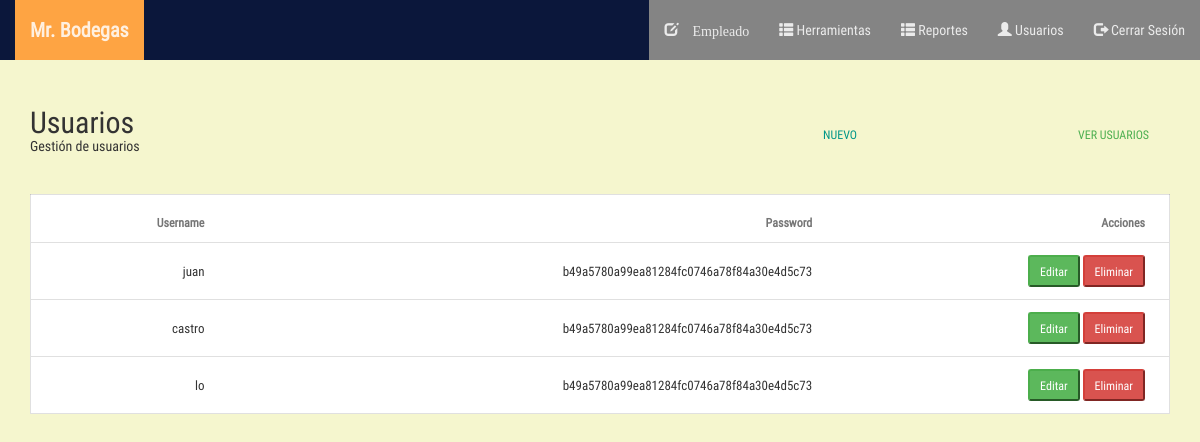
Page /views/indexAdmin.php (signed in) on the committed database.
### tables this page shows
CREATE TABLE `usuario` (
  `idUsuario` int(11) NOT NULL,
  `nombreUsuario` varchar(200) NOT NULL,
  `password` varchar(200) NOT NULL,
  `salt` varchar(200) DEFAULT NULL,
  `estado` int(11) DEFAULT NULL,
  `fechaRegistro` date DEFAULT NULL,
  `fechaModificacion` datetime DEFAULT NULL,
  `fechaEliminacion` date DEFAULT NULL,
  `Rol_idRol` int(11) NOT NULL
);

### model/Conexion.php (called while the page is built, shortened)
<?php
		function conectar()
		{
			$con = new mysqli(HOST, USER, PASS, BD);
			return $con;
		}
 ?>

### model/Usuario.php (called while the page is built, shortened)
<?php
require_once 'Conexion.php';
    class Usuario
    {
        public $db;
        public function __construct()
        {
            $this->db = conectar();
        }
    public function getAll()
    {
        $sqlAll = "SELECT * from usuario WHERE estado = 1";
        $info = $this->db->query($sqlAll);
        if ($info->num_rows>0) {
            $dato = $info;
        }else{
            $dato = false;
        }
        return $dato;
    }
}
 ?>

### views/indexAdmin.php (the view, shortened to what this page needs)
<!DOCTYPE html>
<html>
  <head>
    <?php include_once '../src/header.php'; ?>
  </head>
  <body  style="background-color: #F5F6CE">
    <?php
    require_once '../src/menuAdmin.php';
    ?>
    <div class="container">
      <div class="row">
        <div class="col-md-6" style="margin-top: 30px;">
                <p class="robo" style="font-weight: 300; margin-bottom: 0px; font-size: 30px;">Usuarios</p>
                <p class="robo" style="font-weight: 300; font-size: 14px; height: 40px;">Gesti&oacute;n  de usuarios</p>
            </div>
        <div class="col-md-3" style="margin-top: 30px;">
          <div class="btn-group pull-right">
                     <a href="#" class="admin-menu-navi">
                        <button class="btn btn-primary  btn-sm " style="margin-left: 5px;" id="nuevoUsuario">Nuevo</button>
                     </a>
                    </div>
        </div>
        <div class="col-md-3" style="margin-top: 30px;">
          <div class="btn-group pull-right">
                     <a href="#" class="admin-menu-navi">
                        <button class="btn btn-success  btn-sm " style="margin-left: 5px;" id="verUsuarios">Ver Usuarios</button>
                     </a>
          </div>
        </div>
        <div class="clearfix"></div>
         <div class="col-md-12" style="margin-top: 10px;">
          <table id="listadoUsuarios" class="mdl-data-table" cellspacing="1" width="100%">
            <thead>
              <th>Username</th>
              <th>Password</th>
              <th>Acciones</th>
            </thead>
            <tbody>
            <?php
              $objUsuario = new Usuario();
              $data = $objUsuario->getAll();
              if ($data!=false) {
                foreach ($data as  $value) {
                  echo "<tr>
                      <td>".$value['nombreUsuario']."</td>
                      <td>".$value['password']."</td>
                      <td>
                        <input type='button' class='btn-success btn-sm editarUsuario' id='".$value['idUsuario']."' value='Editar'>
                        <input type='button' class='btn-danger btn-sm eliminarUsuario' id='".$value['idUsuario']."' value='Eliminar'>
                      </td>
                        </tr>";
                }
              }
             ?>
            </tbody>
          </table>
        </div>
      </div>
    </div>
  </body>
</html>

### css/main.css (style rules this page uses)
body, html { background-color: #fff; width: 100%; height: 100%; margin: 0; padding: 0; position: relative; font-size: 16px; font-family: 'RobotoCondensed'; overflow: hidden; }

### rows in the picture
usuario: nombreUsuario "juan", password "b49a5780a99ea81284fc0746a78f84a30e4d5c73"
usuario: nombreUsuario "castro", password "b49a5780a99ea81284fc0746a78f84a30e4d5c73"
usuario: nombreUsuario "lo", password "b49a5780a99ea81284fc0746a78f84a30e4d5c73"
